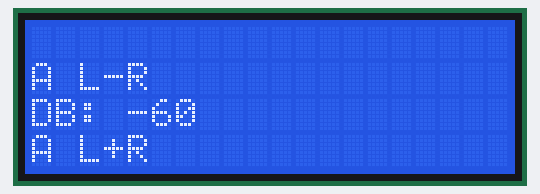
Bench run of a sketch on a simulated Arduino Uno, built with avr-gcc and run on an emulated ATmega328P. On the bench: 20×4 character LCD.

Above: at 0.19 s.
At 5.06 s:
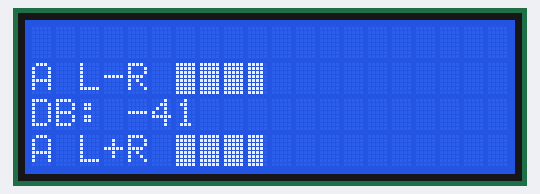
At 10.2 s:
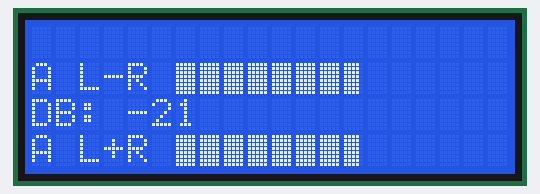
At 20.02 s:
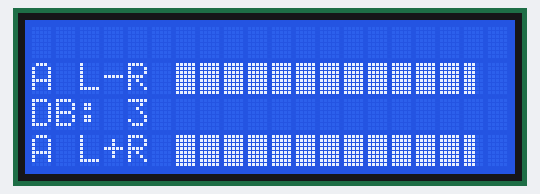
At 29.82 s:
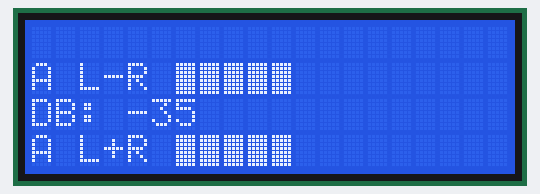
At 39.81 s:
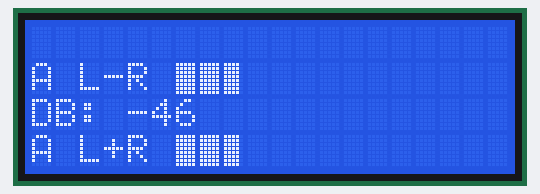

The sketch:

ScrollingGraphFunc.ino
```cpp
#define REFVOLT 3.33

#include <LiquidCrystal.h>
LiquidCrystal lcd(12,11,9,8,7,6);

byte pix1[8] = {
    B10000,
    B10000,
    B10000,
    B10000,
    B10000,
    B10000,
    B10000,
    B10000
};

byte pix2[8] = {
    B11000,
    B11000,
    B11000,
    B11000,
    B11000,
    B11000,
    B11000,
    B11000
};

byte pix3[8] = {
    B11100,
    B11100,
    B11100,
    B11100,
    B11100,
    B11100,
    B11100,
    B11100
};

byte pix4[8] = {
    B11110,
    B11110,
    B11110,
    B11110,
    B11110,
    B11110,
    B11110,
    B11110
};

byte pix5[8] = {
    B11111,
    B11111,
    B11111,
    B11111,
    B11111,
    B11111,
    B11111,
    B11111
};


float db;
unsigned int val;
float volts;
int peak;
void setup(){

    lcd.createChar(0,pix1);
    lcd.createChar(1,pix2);
    lcd.createChar(2,pix3);
    lcd.createChar(3,pix4);
    lcd.createChar(4,pix5);

    lcd.begin(20,4);
    //WARNING!
    analogReference(EXTERNAL);//DO NOT RUN WITH AREF PIN-IN
    //IF THIS CMD IS COMMENTED OUT!
}

void loop(){

    scrollGraph();


}

/****************************************************************************************
 ****************************************************************************************/


float get_db(float i){
    return 20*log10(i);
}


void printGraph(int line, int db, String side)
{
    lcd.setCursor(0,line);
    lcd.print(side);
    for(int i = 0; i<db/5; i++){   //Draws all of the full characters
        lcd.write(4);
    }
    if (db%5 > 0){                    //then,
        lcd.write((db % 5) - 1); //draws the remaining pixels
    }

}

/*******************************************************************************************
 *******************************************************************************************/

void scrollGraph(){
    for (int i = 0;i < 70;i++){
        printGraph(1,i,"A L-R ");

//        if (i > peak){
//            peak = i;
//            lcd.setCursor((6+ (i/5) - 1),1);
//            lcd.write((i%5) - 1);
//        }

        printGraph(3,i,"A L+R ");
//
//        if (i > peak){
//            peak = i;
//            lcd.setCursor((6+ (i/5) - 1),2);
//            lcd.write(i%5);
//        }


        lcd.setCursor(0,2);
        lcd.print("DB: "+String(i - 60));
        lcd.setCursor(10,2);                                          //Static Location for Peak Value Display
//        lcd.print("  Peak: " + String(peak - 60));        //Display Peak Val

        delay(250);
        lcd.clear();
    }


    for (int i = 70; i > 0; i--){
        printGraph(1,i,"A L-R ");
        if (i > peak){
            peak = i;
            lcd.setCursor((6+ (i/5) - 1),1);
            lcd.write(i%5);
        }
        printGraph(3,i,"A L+R ");
        if (i > peak){
            peak = i;
            lcd.setCursor((6+ (i/5) - 1),2);
            lcd.write(i%5);
        }


        lcd.setCursor(0,2);
        lcd.print("DB: "+String(i - 60));
        lcd.setCursor(10,2);                                          //Static Location for Peak Value Display
//        lcd.print("  Peak: " + String(peak - 60));        //Display Peak Val

        delay(250);
        lcd.clear();
    }
}

void lcd_debug_info(){
    val = analogRead(A0);
    volts = val * (REFVOLT / 1023.0);
    lcd.setCursor(0,0);
    lcd.print("VAL: " + String(val));
    lcd.setCursor(0,1);
    lcd.print("VOLTS: ");
    lcd.print(volts,4);
    lcd.setCursor(0,3);
    lcd.print("DB: ");
    lcd.print(get_db(volts),3);


    delay(750);
    lcd.clear();
}


/*void halving_db(){
 for (double i = 1024; i > 0; i = i/2){
 int val = 10;//analogRead(0);

 lcd.setCursor(0,0);
 lcd.print("VAL: ");
 lcd.print(i,5);

 lcd.setCursor(0,2);
 lcd.print("DB : " + String(round(20 * log10(i))));
 delay(750);
 lcd.clear();
 }
 }*/
```
